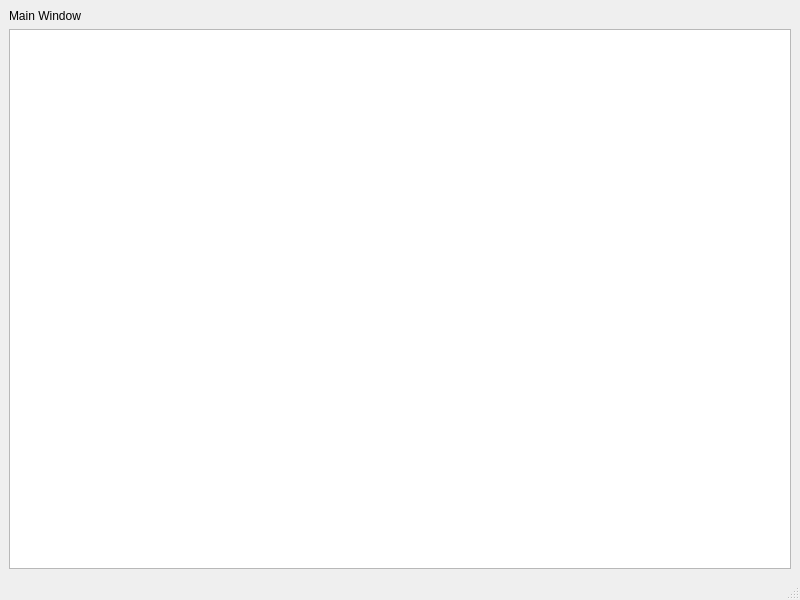
<?xml version="1.0" encoding="UTF-8"?>
<ui version="4.0">
 <class>MainWindow</class>
 <widget class="QMainWindow" name="MainWindow">
  <property name="geometry">
   <rect>
    <x>0</x>
    <y>0</y>
    <width>800</width>
    <height>600</height>
   </rect>
  </property>
  <property name="windowTitle">
   <string>MainWindow</string>
  </property>
  <widget class="QWidget" name="centralwidget">
   <layout class="QVBoxLayout" name="verticalLayout">
    <item>
     <widget class="QLabel" name="label">
      <property name="text">
       <string>Main Window</string>
      </property>
     </widget>
    </item>
    <item>
     <widget class="QTableWidget" name="entryTable"/>
    </item>
   </layout>
  </widget>
  <widget class="QMenuBar" name="menubar">
   <property name="geometry">
    <rect>
     <x>0</x>
     <y>0</y>
     <width>800</width>
     <height>22</height>
    </rect>
   </property>
  </widget>
  <widget class="QStatusBar" name="statusbar"/>
 </widget>
 <resources/>
 <connections/>
</ui>
